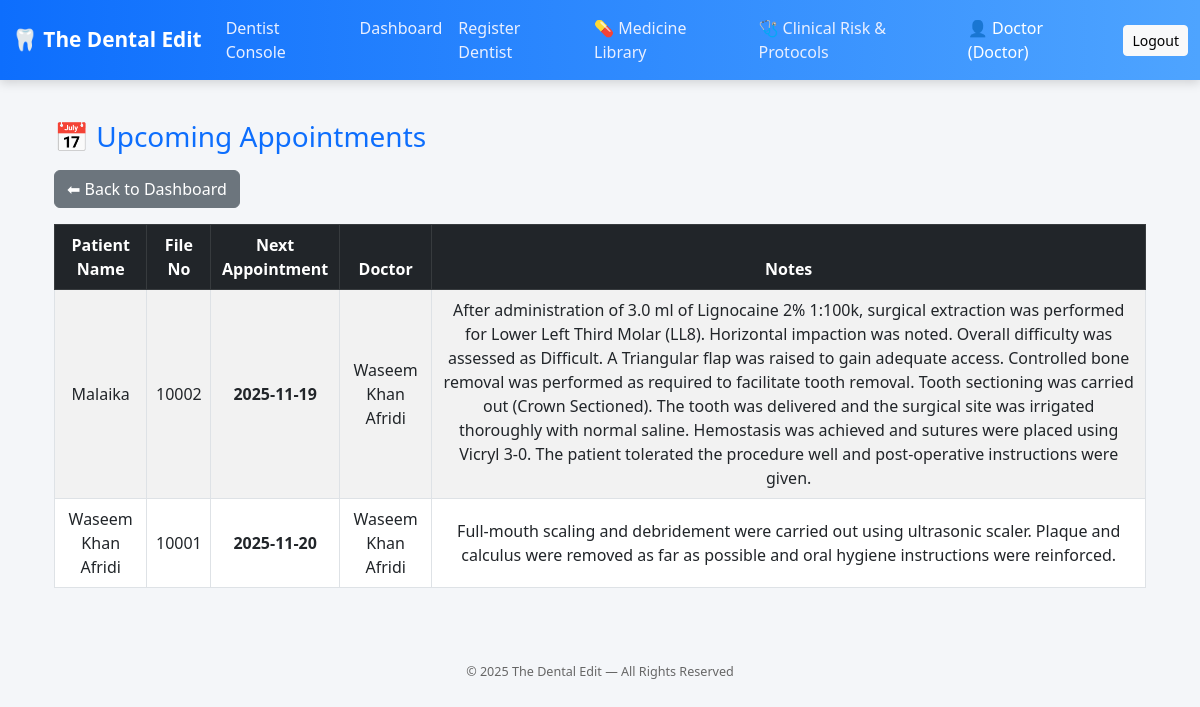
The page /due_appointments (signed in) on the database as committed earlier.
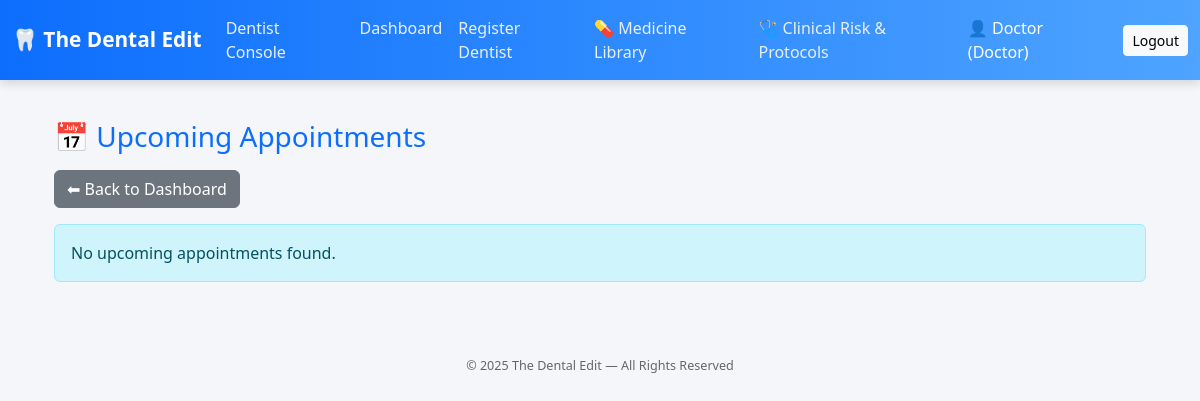
The same page on the database as committed later.
### Dentaleditapp.py (models this page shows, shortened)
class Treatment(db.Model):
    __tablename__ = 'treatments'
    id = db.Column(db.Integer, primary_key=True)
    parent_treatment_id = db.Column(
        db.Integer,
        db.ForeignKey('treatments.id'),
        nullable=True
    )
    sub_treatments = db.relationship(
        'Treatment',
        backref=db.backref('parent_treatment', remote_side='Treatment.id'),
        cascade="all, delete-orphan",
        lazy=True
    )
    treatment_category = db.Column(db.String(100))   # RCT / Extraction / Ortho / Cosmetic / etc.
    treatment_type = db.Column(db.String(150))       # Specific option selected from dropdown
    date = db.Column(db.String(20), default=datetime.now().strftime("%Y-%m-%d"))
    notes = db.Column(db.Text)                       # Auto + Manual clinical notes
    post_op = db.Column(db.Text)                     # Post-op instructions generated by script
    amount = db.Column(db.Float)                     # Treatment Fee
    next_appointment = db.Column(db.String(20))
    status = db.Column(db.String(20), default="Ongoing")
    tooth_number = db.Column(db.String(10))          # e.g. UR6, LL3, UL-A
    multi_tooth = db.Column(db.String(50))           # Bridges, Implants, Multi-site
    obturation_material = db.Column(db.String(100))
    working_length = db.Column(db.Text)
    maf = db.Column(db.Text)
    extraction_type = db.Column(db.String(100))          # Simple / Surgical
    impaction_type = db.Column(db.String(100))
    extraction_difficulty = db.Column(db.String(50))
    flap_type = db.Column(db.String(100))
    bone_removal = db.Column(db.Boolean, default=False)
    suture_type = db.Column(db.String(100))
    tooth_sectioning = db.Column(db.Boolean, default=False)
    sectioning_details = db.Column(db.String(200))
    surgical_details = db.Column(db.Text)
    ortho_details = db.Column(db.Text)
    pediatric_details = db.Column(db.Text)
    cosmetic_details = db.Column(db.Text)
    attachment = db.Column(db.String(200))             # Legacy, keep for compatibility
    doctor = db.Column(db.String(100))                 # Saved clinician name
    dentist_id = db.Column(db.Integer, db.ForeignKey('dentists.id'))
    patient_id = db.Column(db.Integer, db.ForeignKey('patients.id'))
    case_id = db.Column(db.Integer, db.ForeignKey('cases.id'))
    visit_id = db.Column(db.Integer, db.ForeignKey('visits.id'))
    followups = db.relationship(
        'FollowUp',
        backref='treatment',
        cascade="all, delete-orphan",
        lazy='joined'
    )
    related_files = db.relationship(
        'Radiograph',
        backref='treatment',
        lazy=True
    )

class Patient(db.Model):
    __tablename__ = 'patients'
    id = db.Column(db.Integer, primary_key=True)
    file_no = db.Column(db.String(50), unique=True)
    full_name = db.Column(db.String(150))
    father_or_spouse_name = db.Column(db.String(150))
    gender = db.Column(db.String(20))
    dob_or_age = db.Column(db.String(50))
    marital_status = db.Column(db.String(50))
    occupation = db.Column(db.String(100))
    contact = db.Column(db.String(50))
    email = db.Column(db.String(100))
    cnic = db.Column(db.String(20))
    address = db.Column(db.Text)
    date = db.Column(db.String(20), default=date.today().strftime("%Y-%m-%d"))
    created_by = db.Column(db.String(100))
    heart_disease = db.Column(db.String(10))
    blood_pressure = db.Column(db.String(10))
    diabetes = db.Column(db.String(10))
    asthma = db.Column(db.String(10))
    tuberculosis = db.Column(db.String(10))
    hepatitis = db.Column(db.String(10))
    bleeding_disorder = db.Column(db.String(10))
    epilepsy = db.Column(db.String(10))
    thyroid_disorder = db.Column(db.String(10))
    kidney_disease = db.Column(db.String(10))
    stomach_ulcers = db.Column(db.String(10))
    psychiatric_disorder = db.Column(db.String(10))
    medications = db.Column(db.Text)
    allergies = db.Column(db.Text)
    other_health = db.Column(db.Text)
    pregnant = db.Column(db.String(10))
    breastfeeding = db.Column(db.String(10))
    pregnancy_weeks = db.Column(db.String(20))
    surgery_history = db.Column(db.Text)
    last_dental_visit = db.Column(db.String(50))
    last_dental_reason = db.Column(db.String(50))
    treat_fillings = db.Column(db.String(10))
    treat_rct = db.Column(db.String(10))
    treat_crowns = db.Column(db.String(10))
    treat_extractions = db.Column(db.String(10))
    treat_scaling = db.Column(db.String(10))
    treat_denture = db.Column(db.String(10))
    treat_braces = db.Column(db.String(10))
    treat_implant = db.Column(db.String(10))
    treat_other = db.Column(db.String(100))
    bad_experience = db.Column(db.String(10))
    bad_experience_details = db.Column(db.Text)
    gum_bleeding = db.Column(db.String(10))
    gum_loose = db.Column(db.String(10))
    gum_badbreath = db.Column(db.String(10))
    gum_none = db.Column(db.String(10))
    sensitive_teeth = db.Column(db.String(10))
    frequent_cavities = db.Column(db.String(10))
    caries_none = db.Column(db.String(10))
    fractured_tooth = db.Column(db.String(10))
    jaw_accident = db.Column(db.String(10))
    trauma_none = db.Column(db.String(10))
    prosthesis_crown = db.Column(db.String(10))
    prosthesis_denture = db.Column(db.String(10))
    prosthesis_implant = db.Column(db.String(10))
    prosthesis_braces = db.Column(db.String(10))
    prosthesis_none = db.Column(db.String(10))
    uses_tobacco = db.Column(db.String(10))
    uses_naswar = db.Column(db.String(10))
    uses_paan = db.Column(db.String(10))
    uses_smoke = db.Column(db.String(10))
    smoking_frequency = db.Column(db.String(100))
    tmj_issue = db.Column(db.Text)
    tmj_notes = db.Column(db.Text)
    oral_hygiene = db.Column(db.Text)
    caries_risk = db.Column(db.Text)
    soft_tissue_notes = db.Column(db.Text)
    dental_notes = db.Column(db.Text)
    cases = db.relationship('Case', backref='patient', cascade="all, delete-orphan", lazy='joined')
    treatments = db.relationship('Treatment', backref='patient', cascade="all, delete-orphan", lazy='joined')
    visits = db.relationship('Visit', backref='patient', cascade="all, delete-orphan", lazy=True)

### Dentaleditapp.py (the view)
@app.route("/due_appointments")
def due_appointments():
    if not require_role(["doctor", "assistant"]):
        return redirect(url_for("login"))
    today = datetime.now().strftime("%Y-%m-%d")
    appointments = Treatment.query.filter(
        Treatment.next_appointment != None,
        Treatment.next_appointment != "",
        Treatment.next_appointment >= today
    ).order_by(Treatment.next_appointment.asc()).all()
    return render_template("due_appointments.html", appointments=appointments)

### Dentaleditapp.py (called while the page is built)
def require_role(roles):
    return session.get("role") in roles

### templates/due_appointments.html
{% extends "layout.html" %}
{% block content %}
<div class="container mt-4">
  <h3 class="text-primary mb-3">📅 Upcoming Appointments</h3>
  <a href="{{ url_for('dashboard_main') }}" class="btn btn-secondary mb-3">⬅ Back to Dashboard</a>
  {% if appointments %}
  <table class="table table-striped table-bordered text-center align-middle">
    <thead class="table-dark">
      <tr>
        <th>Patient Name</th>
        <th>File No</th>
        <th>Next Appointment</th>
        <th>Doctor</th>
        <th>Notes</th>
      </tr>
    </thead>
    <tbody>
      {% for t in appointments %}
      <tr>
        <td>{{ t.patient.full_name }}</td>
        <td>{{ t.patient.file_no }}</td>
        <td><strong>{{ t.next_appointment }}</strong></td>
        <td>{{ t.doctor }}</td>
        <td>{{ t.notes or '—' }}</td>
      </tr>
      {% endfor %}
    </tbody>
  </table>
  {% else %}
  <div class="alert alert-info">No upcoming appointments found.</div>
  {% endif %}
</div>
{% endblock %}

Rows that differ between the two databases and show on the page:
removed Treatment: patient.full_name "Malaika", patient.file_no "10002", next_appointment "2025-11-19", doctor "Waseem Khan Afridi", notes "After administration of 3.0 ml of Lignocaine 2% 1:100k, surgical extraction was performed for Lower Left Third Molar (LL8). Horizontal impaction was noted. Overall difficulty was assessed as Difficult. A Triangular flap was raised to gain adequate access. Controlled bone removal was performed as required to facilitate tooth removal. Tooth sectioning was carried out (Crown Sectioned). The tooth was delivered and the surgical site was irrigated thoroughly with normal saline. Hemostasis was achieved and sutures were placed using Vicryl 3-0. The patient tolerated the procedure well and post-operative instructions were given."
removed Treatment: patient.full_name "Waseem Khan Afridi", patient.file_no "10001", next_appointment "2025-11-20", doctor "Waseem Khan Afridi", notes "Full-mouth scaling and debridement were carried out using ultrasonic scaler. Plaque and calculus were removed as far as possible and oral hygiene instructions were reinforced."
Other text that changed with them:
text no longer shown: "Patient Name File No Next Appointment Doctor Notes"
text now shown: "No upcoming appointments found."
